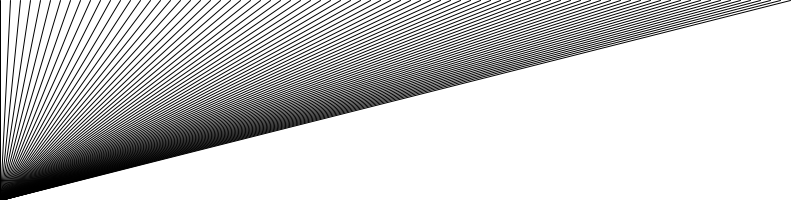
Frame 1 (no input)
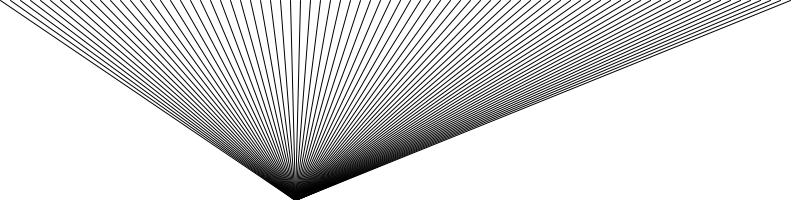
Frame 60 (the mouse pressed at the canvas centre just before this capture)
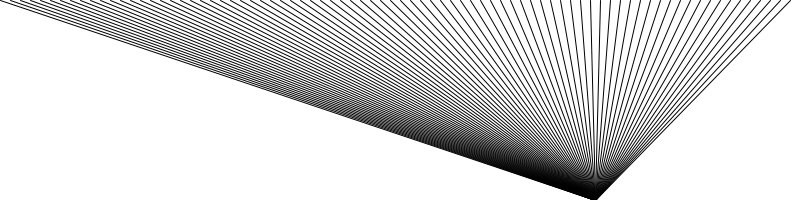
Frame 120 (the mouse held since frame 60 and released just before this capture)

The Processing sketch that drew these frames (run headless with seeded random() and noise(); from frame 60 on, the mouse is pressed at the canvas centre):

// Processing sketch: scanner
// ── scanner.pde
int distLinhas = 10;
int inicioLinha = 0;
int step = 5;

void setup() {
  size(800, 200);
  background(255);
}

void draw() {
  background(255);
  for (int i = 0; i < width; i = i + distLinhas)
  {
    line(inicioLinha, height, i, 0);
  }
  inicioLinha = inicioLinha + step;
  
  if (inicioLinha >= width || inicioLinha <= 0)
  {
    step = step * -1;
  }
}
